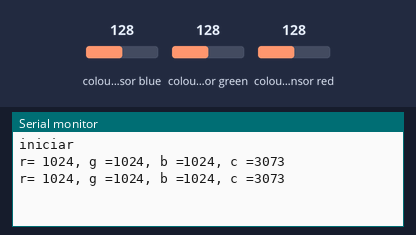
The sketch below on a simulated Arduino Uno, built with avr-gcc and run on an emulated ATmega328P. Shown: the last lines printed to the serial monitor. The test bench sets the inputs (shaded band); at power-on: colour sensor blue 128, colour sensor green 128, colour sensor red 128.

Above: at 3.2 s.
3.3 s: colour sensor blue set to 5
At 4.6 s:
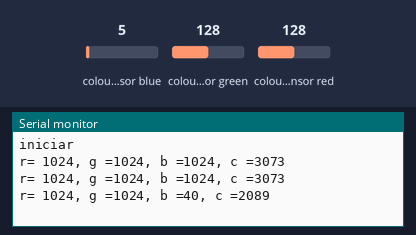
4.8 s: colour sensor green set to 5
At 6.0 s:
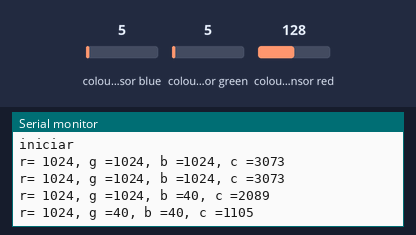
6.3 s: colour sensor red set to 5
At 7.1 s:
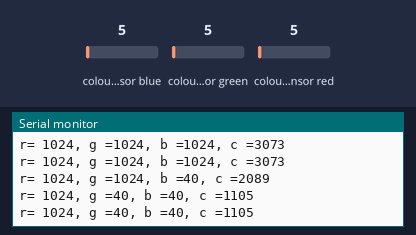
Timing chart, 0 to 9.3 s (numbered marks = the images above; inputs shaded):
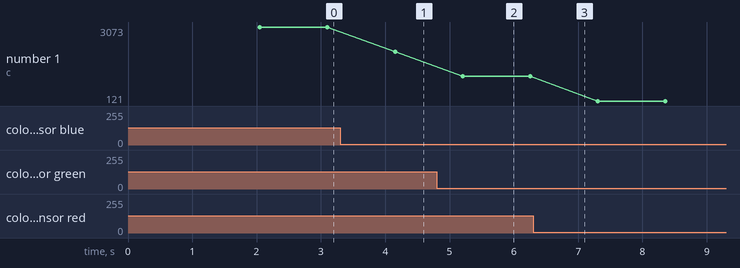

Measured:
- after the input at 3.3 s, the serial monitor: prints a new line after 0.85 s (image 1)
- after the input at 4.8 s, the serial monitor: prints a new line after 0.40 s (image 2)
- plotted number 1: 3073 → 2089 after the input at 3.3 s, 2089 → 1105 after the input at 4.8 s, 1105 → 121 after the input at 6.3 s

The sketch:

colorSensor.ino
```cpp
#include "Adafruit_TCS34725.h"
Adafruit_TCS34725 tcs = Adafruit_TCS34725(TCS34725_INTEGRATIONTIME_50MS, TCS34725_GAIN_1X);

void setup(){
  Serial.begin(9600);
  if(tcs.begin()){
    Serial.println("iniciar");
    delay(2000);
  }
  else {
    Serial.println("error cacacc");
    while (1) {

    }

  }

}

void loop(){
  uint16_t r,g,b,c;
  tcs.getRawData(&r, &g, &b, &c);
  Serial.println("r= " + String(r) +", g =" + String(g) + ", b =" + String(b) + ", c =" + String(c));
  delay(1000);
}
```
